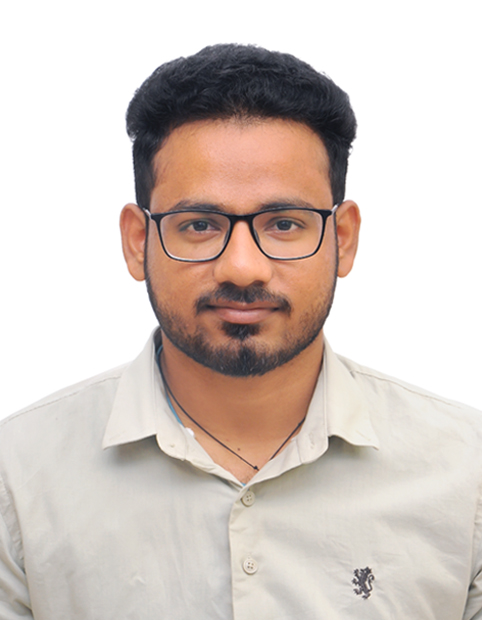
#> input picture Opencv/PassportPhoto.jpg, 482 x 620 px, found by its file name
$ python edge_detection.py   (older library calls are emulated)
#> lines starting #> are read from the running program, lines starting #| are printed output that depends on the picture; after the words box and inside, x2 and y2 are one past the last pixel; in counts of white or black regions, pixels touching at a corner belong together
import cv2
import numpy as np

image = cv2.imread('C:\\Users\\ADMIN\\Downloads\\PassportPhoto.jpg')
#> image is the input picture: shape (620, 482, 3); mean B, G, R 194.7, 201.2, 213
croped_image = image#[100:500,100:600]
# cv2.imshow("image",image)
image = cv2.cvtColor(croped_image,cv2.COLOR_BGR2GRAY)
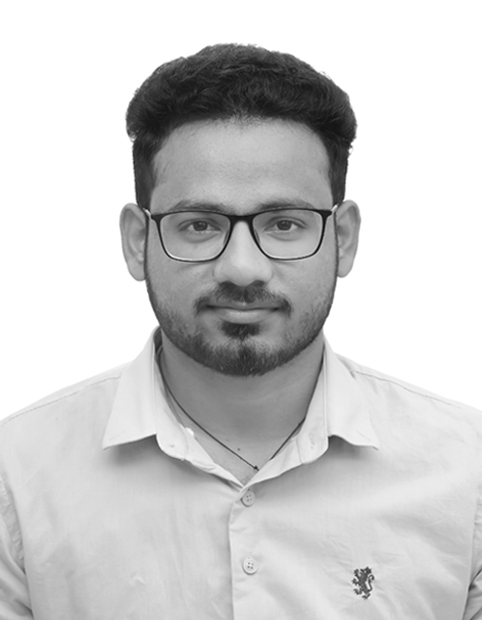
#> image: shape (620, 482); min 13, max 255, mean 204
# cv2.imshow("image2",image)
blur_image = cv2.GaussianBlur(image,(3,3),0)
cv2.imshow("blur_image",blur_image)
sobel_x = cv2.Sobel(blur_image,ddepth=cv2.CV_64F,dx=3,dy=0,ksize=5)
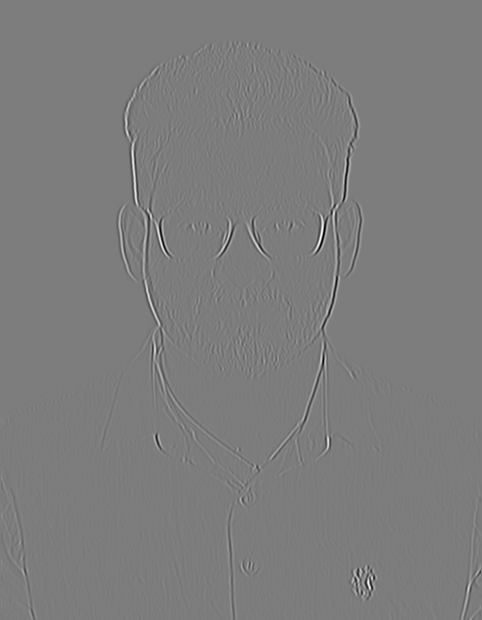
#> sobel_x: shape (620, 482) float64; min -1585, max 1647, mean 0; drawn with min black and max white
sobel_y = cv2.Sobel(blur_image,ddepth=cv2.CV_32F,dx=0,dy=3,ksize=5)
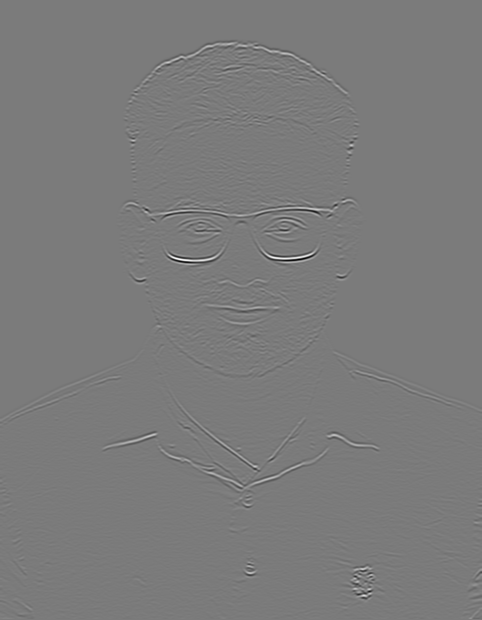
#> sobel_y: shape (620, 482) float32; min -1576, max 1686, mean 0; drawn with min black and max white
sobel_xy= cv2.Sobel(blur_image,ddepth=cv2.CV_64F,dx=3,dy=3,ksize=5)
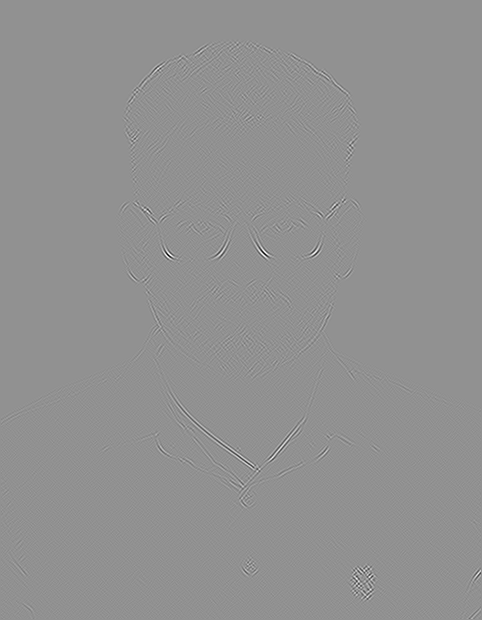
#> sobel_xy: shape (620, 482) float64; min -171, max 129, mean 0; drawn with min black and max white
canny_edges = cv2.Canny(blur_image,threshold1=50,threshold2=170)
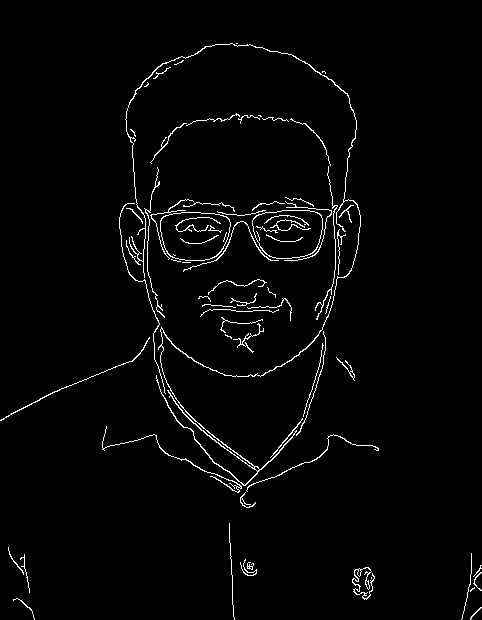
#> canny_edges: shape (620, 482); 2.3% white in thin lines or dots
cv2.imshow("canny Edges",canny_edges)
# cv2.imshow("sobel in y",sobel_y)
cv2.imshow("sobel in xy",sobel_xy)
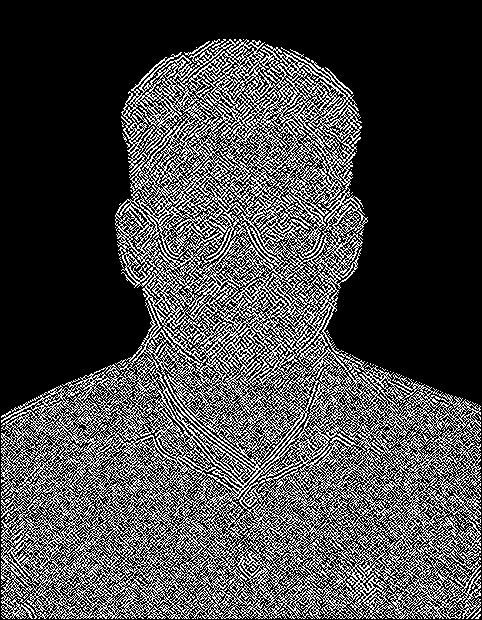
#> window 'sobel in xy': shape (620, 482); 28% white in thin lines or dots
# cv2.imshow("sobel in x",sobel_x)
cv2.waitKey(0)

$ run again, with Opencv/learning.jpg copied over Opencv/PassportPhoto.jpg
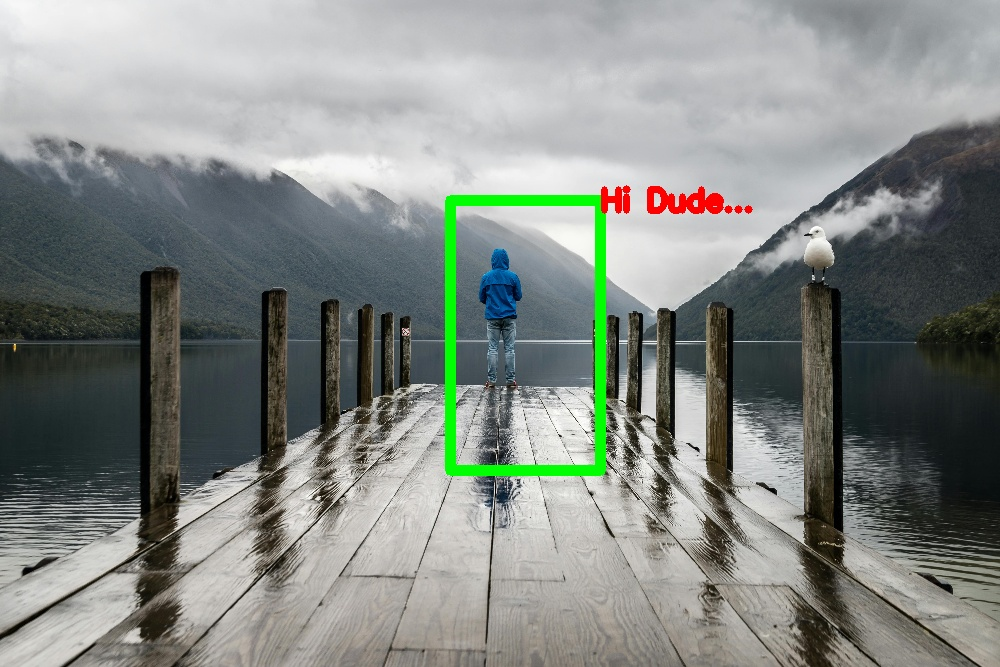
#> input picture Opencv/learning.jpg, 1000 x 667 px, found by its file name
#> image is the input picture: shape (667, 1000, 3); mean B, G, R 132.6, 137, 131.9
#> image: shape (667, 1000)
#> `canny_edges = cv2.Canny(blur_image,threshold1=50,threshold2=170)`:
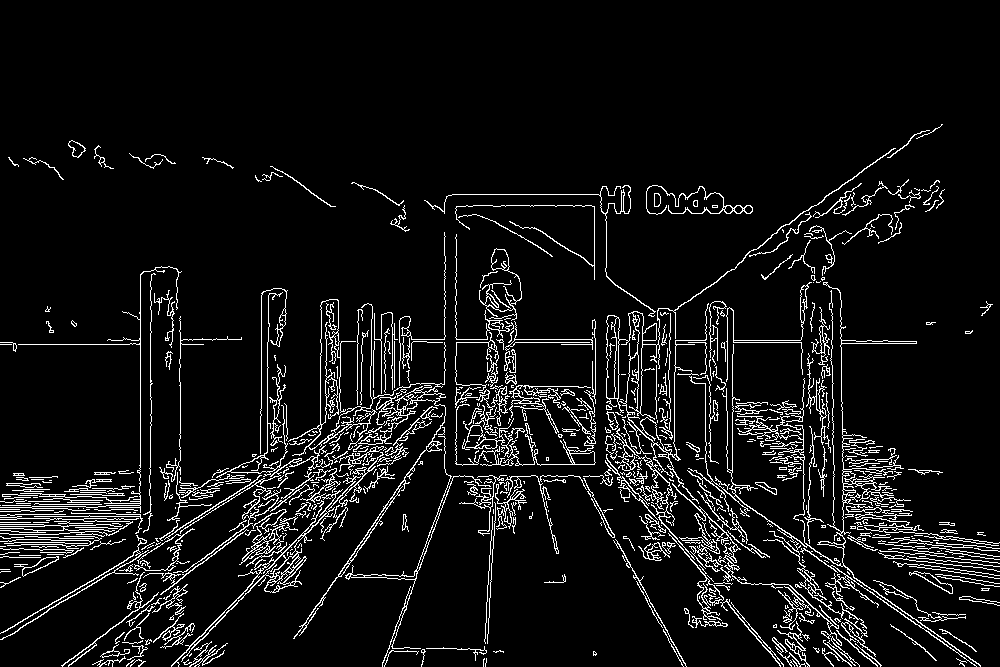
#> canny_edges: shape (667, 1000); 7.1% white in thin lines or dots, all inside (x1, y1, x2, y2) = (0, 124, 1000, 667)
#> `cv2.imshow("sobel in xy",sobel_xy)`:
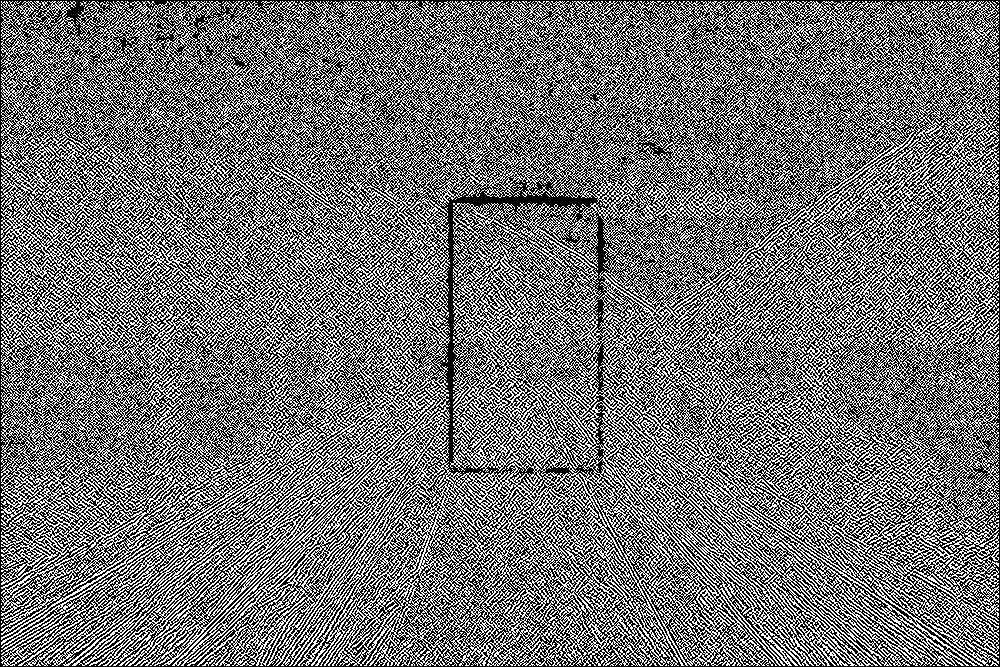
#> window 'sobel in xy': shape (667, 1000); 45.3% white in thin lines or dots
